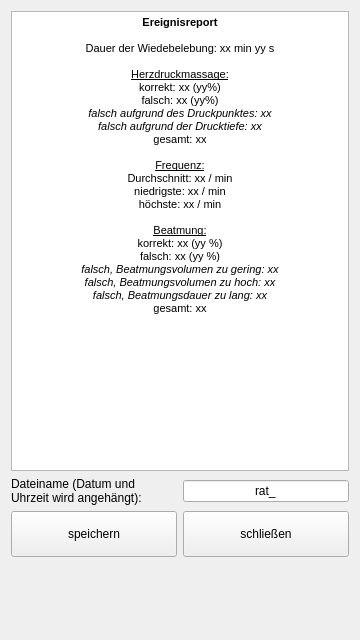
<?xml version="1.0" encoding="UTF-8"?>
<ui version="4.0">
 <class>result</class>
 <widget class="QWidget" name="result">
  <property name="geometry">
   <rect>
    <x>0</x>
    <y>0</y>
    <width>360</width>
    <height>640</height>
   </rect>
  </property>
  <property name="windowTitle">
   <string>Form</string>
  </property>
  <layout class="QGridLayout" name="gridLayout">
   <item row="0" column="0" colspan="2">
    <widget class="QTextEdit" name="txt_result">
     <property name="sizePolicy">
      <sizepolicy hsizetype="Expanding" vsizetype="Expanding">
       <horstretch>0</horstretch>
       <verstretch>10</verstretch>
      </sizepolicy>
     </property>
     <property name="readOnly">
      <bool>true</bool>
     </property>
     <property name="html">
      <string>&lt;!DOCTYPE HTML PUBLIC &quot;-//W3C//DTD HTML 4.0//EN&quot; &quot;http://www.w3.org/TR/REC-html40/strict.dtd&quot;&gt;
&lt;html&gt;&lt;head&gt;&lt;meta name=&quot;qrichtext&quot; content=&quot;1&quot; /&gt;&lt;style type=&quot;text/css&quot;&gt;
p, li { white-space: pre-wrap; }
&lt;/style&gt;&lt;/head&gt;&lt;body style=&quot; font-family:'MS Shell Dlg 2'; font-size:8.25pt; font-weight:400; font-style:normal;&quot;&gt;
&lt;p align=&quot;center&quot; style=&quot; margin-top:0px; margin-bottom:0px; margin-left:0px; margin-right:0px; -qt-block-indent:0; text-indent:0px;&quot;&gt;&lt;span style=&quot; font-weight:600;&quot;&gt;Ereignisreport&lt;/span&gt;&lt;/p&gt;
&lt;p align=&quot;center&quot; style=&quot;-qt-paragraph-type:empty; margin-top:0px; margin-bottom:0px; margin-left:0px; margin-right:0px; -qt-block-indent:0; text-indent:0px;&quot;&gt;&lt;br /&gt;&lt;/p&gt;
&lt;p align=&quot;center&quot; style=&quot; margin-top:0px; margin-bottom:0px; margin-left:0px; margin-right:0px; -qt-block-indent:0; text-indent:0px;&quot;&gt;Dauer der Wiedebelebung: xx min yy s&lt;/p&gt;
&lt;p align=&quot;center&quot; style=&quot;-qt-paragraph-type:empty; margin-top:0px; margin-bottom:0px; margin-left:0px; margin-right:0px; -qt-block-indent:0; text-indent:0px;&quot;&gt;&lt;br /&gt;&lt;/p&gt;
&lt;p align=&quot;center&quot; style=&quot; margin-top:0px; margin-bottom:0px; margin-left:0px; margin-right:0px; -qt-block-indent:0; text-indent:0px;&quot;&gt;&lt;span style=&quot; text-decoration: underline;&quot;&gt;Herzdruckmassage:&lt;/span&gt;&lt;/p&gt;
&lt;p align=&quot;center&quot; style=&quot; margin-top:0px; margin-bottom:0px; margin-left:0px; margin-right:0px; -qt-block-indent:0; text-indent:0px;&quot;&gt;korrekt: xx (yy%)&lt;/p&gt;
&lt;p align=&quot;center&quot; style=&quot; margin-top:0px; margin-bottom:0px; margin-left:0px; margin-right:0px; -qt-block-indent:0; text-indent:0px;&quot;&gt;falsch: xx (yy%)&lt;/p&gt;
&lt;p align=&quot;center&quot; style=&quot; margin-top:0px; margin-bottom:0px; margin-left:0px; margin-right:0px; -qt-block-indent:0; text-indent:0px;&quot;&gt;&lt;span style=&quot; font-style:italic;&quot;&gt;falsch aufgrund des Druckpunktes: xx&lt;/span&gt;&lt;/p&gt;
&lt;p align=&quot;center&quot; style=&quot; margin-top:0px; margin-bottom:0px; margin-left:0px; margin-right:0px; -qt-block-indent:0; text-indent:0px;&quot;&gt;&lt;span style=&quot; font-style:italic;&quot;&gt;falsch aufgrund der Drucktiefe: xx&lt;/span&gt;&lt;/p&gt;
&lt;p align=&quot;center&quot; style=&quot; margin-top:0px; margin-bottom:0px; margin-left:0px; margin-right:0px; -qt-block-indent:0; text-indent:0px;&quot;&gt;gesamt: xx&lt;/p&gt;
&lt;p align=&quot;center&quot; style=&quot;-qt-paragraph-type:empty; margin-top:0px; margin-bottom:0px; margin-left:0px; margin-right:0px; -qt-block-indent:0; text-indent:0px;&quot;&gt;&lt;br /&gt;&lt;/p&gt;
&lt;p align=&quot;center&quot; style=&quot; margin-top:0px; margin-bottom:0px; margin-left:0px; margin-right:0px; -qt-block-indent:0; text-indent:0px;&quot;&gt;&lt;span style=&quot; text-decoration: underline;&quot;&gt;Frequenz:&lt;/span&gt;&lt;/p&gt;
&lt;p align=&quot;center&quot; style=&quot; margin-top:0px; margin-bottom:0px; margin-left:0px; margin-right:0px; -qt-block-indent:0; text-indent:0px;&quot;&gt;Durchschnitt: xx / min&lt;/p&gt;
&lt;p align=&quot;center&quot; style=&quot; margin-top:0px; margin-bottom:0px; margin-left:0px; margin-right:0px; -qt-block-indent:0; text-indent:0px;&quot;&gt;niedrigste: xx / min&lt;/p&gt;
&lt;p align=&quot;center&quot; style=&quot; margin-top:0px; margin-bottom:0px; margin-left:0px; margin-right:0px; -qt-block-indent:0; text-indent:0px;&quot;&gt;höchste: xx / min&lt;/p&gt;
&lt;p align=&quot;center&quot; style=&quot;-qt-paragraph-type:empty; margin-top:0px; margin-bottom:0px; margin-left:0px; margin-right:0px; -qt-block-indent:0; text-indent:0px;&quot;&gt;&lt;br /&gt;&lt;/p&gt;
&lt;p align=&quot;center&quot; style=&quot; margin-top:0px; margin-bottom:0px; margin-left:0px; margin-right:0px; -qt-block-indent:0; text-indent:0px;&quot;&gt;&lt;span style=&quot; text-decoration: underline;&quot;&gt;Beatmung:&lt;/span&gt;&lt;/p&gt;
&lt;p align=&quot;center&quot; style=&quot; margin-top:0px; margin-bottom:0px; margin-left:0px; margin-right:0px; -qt-block-indent:0; text-indent:0px;&quot;&gt;korrekt: xx (yy %)&lt;/p&gt;
&lt;p align=&quot;center&quot; style=&quot; margin-top:0px; margin-bottom:0px; margin-left:0px; margin-right:0px; -qt-block-indent:0; text-indent:0px;&quot;&gt;falsch: xx (yy %)&lt;/p&gt;
&lt;p align=&quot;center&quot; style=&quot; margin-top:0px; margin-bottom:0px; margin-left:0px; margin-right:0px; -qt-block-indent:0; text-indent:0px;&quot;&gt;&lt;span style=&quot; font-style:italic;&quot;&gt;falsch, Beatmungsvolumen zu gering: xx&lt;/span&gt;&lt;/p&gt;
&lt;p align=&quot;center&quot; style=&quot; margin-top:0px; margin-bottom:0px; margin-left:0px; margin-right:0px; -qt-block-indent:0; text-indent:0px;&quot;&gt;&lt;span style=&quot; font-style:italic;&quot;&gt;falsch, Beatmungsvolumen zu hoch: xx&lt;/span&gt;&lt;/p&gt;
&lt;p align=&quot;center&quot; style=&quot; margin-top:0px; margin-bottom:0px; margin-left:0px; margin-right:0px; -qt-block-indent:0; text-indent:0px;&quot;&gt;&lt;span style=&quot; font-style:italic;&quot;&gt;falsch, Beatmungsdauer zu lang: xx&lt;/span&gt;&lt;/p&gt;
&lt;p align=&quot;center&quot; style=&quot; margin-top:0px; margin-bottom:0px; margin-left:0px; margin-right:0px; -qt-block-indent:0; text-indent:0px;&quot;&gt;gesamt: xx&lt;/p&gt;
&lt;p align=&quot;center&quot; style=&quot;-qt-paragraph-type:empty; margin-top:0px; margin-bottom:0px; margin-left:0px; margin-right:0px; -qt-block-indent:0; text-indent:0px;&quot;&gt;&lt;br /&gt;&lt;/p&gt;&lt;/body&gt;&lt;/html&gt;</string>
     </property>
    </widget>
   </item>
   <item row="2" column="0">
    <widget class="QPushButton" name="btn_save">
     <property name="sizePolicy">
      <sizepolicy hsizetype="Expanding" vsizetype="Expanding">
       <horstretch>0</horstretch>
       <verstretch>1</verstretch>
      </sizepolicy>
     </property>
     <property name="text">
      <string>speichern</string>
     </property>
    </widget>
   </item>
   <item row="2" column="1">
    <widget class="QPushButton" name="btn_close">
     <property name="sizePolicy">
      <sizepolicy hsizetype="Expanding" vsizetype="Expanding">
       <horstretch>0</horstretch>
       <verstretch>1</verstretch>
      </sizepolicy>
     </property>
     <property name="text">
      <string>schließen</string>
     </property>
    </widget>
   </item>
   <item row="3" column="0" colspan="2">
    <widget class="QLabel" name="lbl_info">
     <property name="sizePolicy">
      <sizepolicy hsizetype="Expanding" vsizetype="Expanding">
       <horstretch>0</horstretch>
       <verstretch>1</verstretch>
      </sizepolicy>
     </property>
     <property name="text">
      <string/>
     </property>
     <property name="alignment">
      <set>Qt::AlignCenter</set>
     </property>
     <property name="wordWrap">
      <bool>true</bool>
     </property>
    </widget>
   </item>
   <item row="4" column="0" colspan="2">
    <widget class="QLabel" name="lbl_space">
     <property name="sizePolicy">
      <sizepolicy hsizetype="Expanding" vsizetype="Expanding">
       <horstretch>0</horstretch>
       <verstretch>0</verstretch>
      </sizepolicy>
     </property>
     <property name="text">
      <string/>
     </property>
    </widget>
   </item>
   <item row="1" column="0">
    <widget class="QLabel" name="lbl_prefixReportDescription">
     <property name="text">
      <string>Dateiname (Datum und Uhrzeit wird angehängt):</string>
     </property>
     <property name="wordWrap">
      <bool>true</bool>
     </property>
    </widget>
   </item>
   <item row="1" column="1">
    <widget class="QLineEdit" name="txt_prefixReport">
     <property name="text">
      <string>rat_</string>
     </property>
     <property name="alignment">
      <set>Qt::AlignCenter</set>
     </property>
    </widget>
   </item>
  </layout>
 </widget>
 <resources/>
 <connections/>
</ui>
